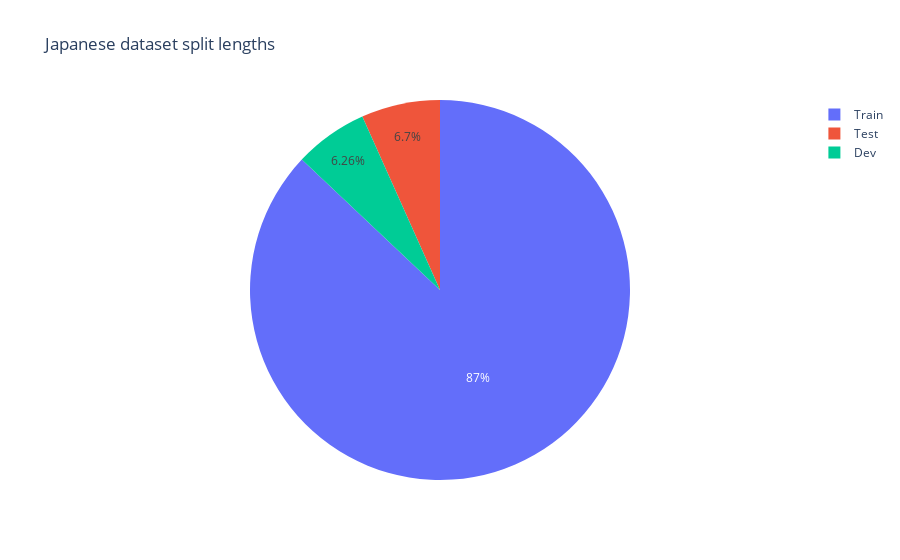

Source (notebook cell):
### Code cell
japanese_train_length = len(japanese_dataset.train.data)
japanese_dev_length = len(japanese_dataset.dev.data)
japanese_test_length = len(japanese_dataset.test.data)

japanese_split_lengths = pd.DataFrame(
    {
        'length': [japanese_train_length, japanese_dev_length, japanese_test_length],
        'name': ['Train', 'Dev', 'Test']
    }
) 
japanese_split_lengths_pie_chart = px.pie(
    data_frame=japanese_split_lengths,
    names='name',
    values='length',
    title='Japanese dataset split lengths'
)
japanese_split_lengths_pie_chart.show()

### Figure 1 — Plotly figure (JSON) as saved in the notebook; plotly's stock layout.template omitted (floating-point values rounded to 4 significant figures)
{"data": [{"domain": {"x": [0.0, 1.0], "y": [0.0, 1.0]}, "hovertemplate": "name=%{label}<br>length=%{value}<extra></extra>", "labels": ["Train", "Dev", "Test"], "legendgroup": "", "name": "", "showlegend": true, "values": [7050, 507, 543], "type": "pie"}], "layout": {"legend": {"tracegroupgap": 0}, "title": {"text": "Japanese dataset split lengths"}}}
